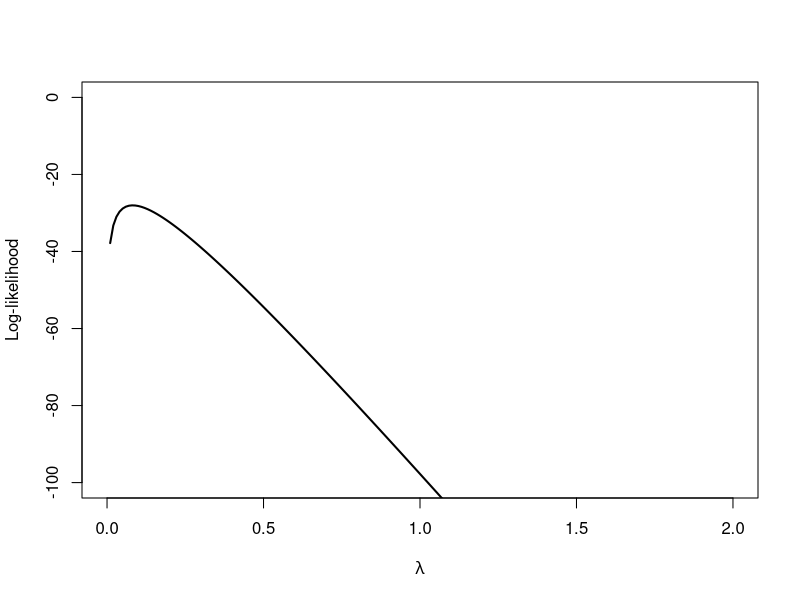

R code for this plot:
options(repr.plot.width=4, repr.plot.height=4)

#six independent observations for waiting times 
obs <- c(8.75, 10.20, 15.29, 7.89, 7.04, 12.04, 19.04, 17.50)
n <- length(obs)

#possible values for the parameter lambda
lambda <- seq(0, 2, 0.01)

#plot the log-likelihood
plot(lambda, n*log(lambda) - lambda*sum(obs), type="l",lwd=2, 
     xlab= expression(lambda), ylim=c(-100,0),
     ylab="Log-likelihood")

1/mean(obs)


